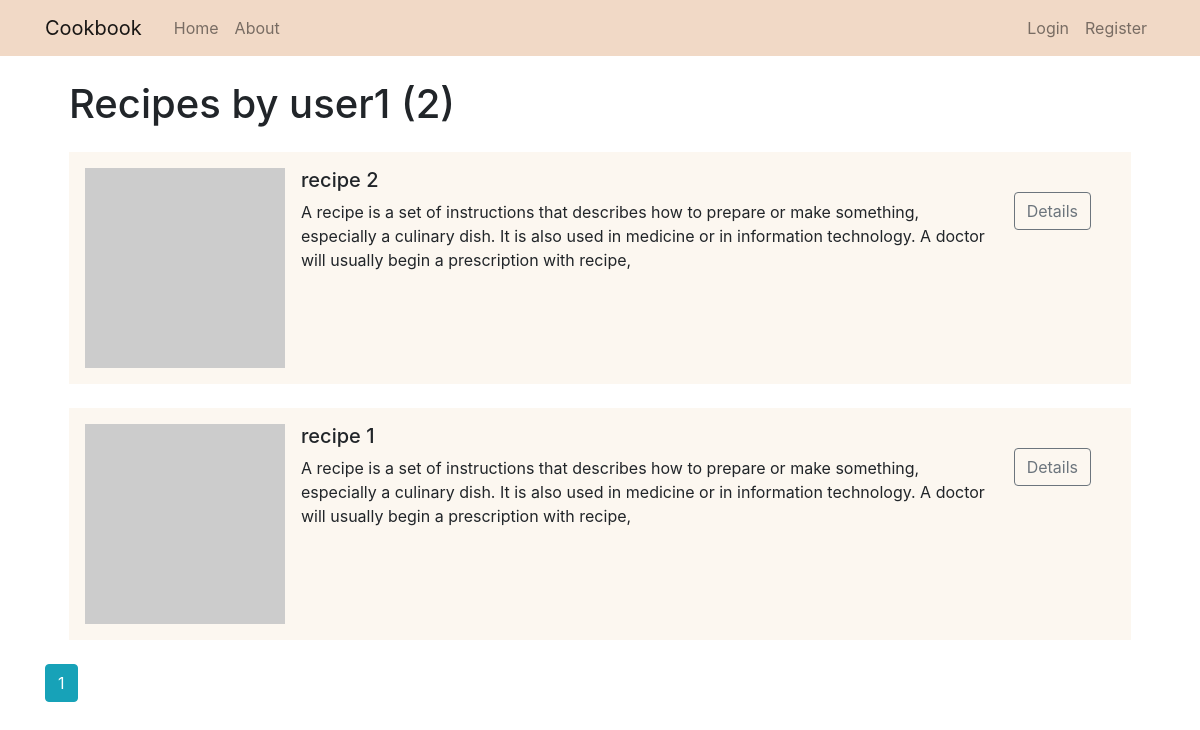
Screenshot of /user/user1 with the database file from the repository.
### cookbook/models.py (models this page shows, shortened)
class User(db.Model, UserMixin):
    id = db.Column(db.Integer, primary_key=True)
    username = db.Column(db.String(15), unique=True, nullable=False)
    email = db.Column(db.String(120), unique=True, nullable=False)
    password = db.Column(db.String(60), nullable=False)
    recipes = db.relationship('Recipe', backref='author', lazy=True)

class Recipe(db.Model):
    id = db.Column(db.Integer, primary_key=True)
    title = db.Column(db.String(100), nullable=False)
    category = db.Column(db.String(100), nullable=False, default='')
    requirement = db.Column(db.String(100), nullable=False, default='')
    ingredients = db.Column(db.Text, nullable=False, default='')
    date = db.Column(db.DateTime, nullable=False, default=datetime.utcnow)
    description = db.Column(db.Text, nullable=False, default='')
    method = db.Column(db.Text, nullable=False, default='')
    picture = db.Column(db.String(150), nullable=False, default='https://dummyimage.com/300')
    user_id = db.Column(db.Integer, db.ForeignKey('user.id'), nullable=False) # foreign key to the author of the recipe

### cookbook/routes.py (the view)
@app.route("/user/<string:username>")
def user_recipes(username):
    page = request.args.get('page', 1, type=int)
    user = User.query.filter_by(username=username).first_or_404()
    recipes = Recipe.query.filter_by(author=user)\
        .order_by(Recipe.date.desc())\
        .paginate(page=page, per_page=6)
    return render_template('user_recipes.html', recipes=recipes, user=user)

### cookbook/templates/user_recipes.html
{% extends "main.html" %}
{% block content %}
    <h1 class="m-4">Recipes by {{ user.username }} ({{ recipes.total }})</h1>
    {% for recipe in recipes.items %}
        <div class="media m-4">
                <img src="{{ recipe.picture }}" class="mr-3" alt="...">
                <div class="media-body">
                  <h5 class="mt-0">{{ recipe.title }}</h5>
                  {{ recipe.description }}
                </div>
                <a href="{{ url_for('recipe', recipe_id=recipe.id) }}" class="btn btn-outline-secondary m-4">Details</a>
            </div>
    {% endfor %}
    <div class="mt-4">
        {% for page_nbr in recipes.iter_pages(left_edge=1, right_edge=1, left_current=1, right_current=1) %}
        {% if page_nbr %}
          {% if recipes.page == page_nbr %}
            <a class="btn btn-info mb-4" href="{{ url_for('user_recipes', username=user.username, page=page_nbr) }}">{{ page_nbr }}</a>
          {% else %}
            <a class="btn btn-outline-info mb-4" href="{{ url_for('user_recipes', username=user.username, page=page_nbr) }}">{{ page_nbr }}</a>
          {% endif %}
        {% else %}
          ..
        {% endif %}
      {% endfor %}
    </div>
{% endblock content %}

### cookbook/templates/main.html (shortened to what this page needs)
<!DOCTYPE html>
<html lang="en">
<head>
    <link rel="stylesheet" href="https://stackpath.bootstrapcdn.com/bootstrap/4.3.1/css/bootstrap.min.css"
>
    <link rel="stylesheet" type="text/css" href="{{ url_for('static', filename='style.css') }}">
</head>
<body>
    <nav class="navbar navbar-expand-lg navbar-light" style="background-color: #f1d9c6;">
        <div class="container">
            <a class="navbar-brand mr-4" href="{{ url_for('home') }}">Cookbook</a>
            <div class="collapse navbar-collapse" id="navbarToggle">
                <div class="navbar-nav mr-auto">
                    <a class="nav-item nav-link" href="{{ url_for('home') }}">Home</a>
                    <a class="nav-item nav-link" href="{{ url_for('about') }}">About</a>
                </div>
                <div class="navbar-nav">
                    {% if current_user.is_authenticated %}
                        <a class="nav-item nav-link" href="{{ url_for('logout') }}">Logout</a>
                        <a class="nav-item nav-link" href="{{ url_for('new_recipe') }}">New Recipe</a>
                        <a class="nav-item nav-link" href="{{ url_for('myaccount') }}">My Account</a>
                    {% else %}
                        <a class="nav-item nav-link" href="{{ url_for('login') }}">Login</a>
                        <a class="nav-item nav-link" href="{{ url_for('register') }}">Register</a>
                    {% endif %}
                </div>
            </div>
    </nav>
    <main role="main" class="container">
        <div class="row">
            <div class="col">
                {% block content %}{% endblock %}
            </div>
        </div>
    </main>
</body>
</html>

### cookbook/static/style.css (style rules this page uses)
.media { background-color: rgb(252, 247, 240); padding: 1rem; }

### rows the page displays
User: username "user1"
Recipe: title "recipe 2", description "A recipe is a set of instructions that describes how to prepare or make something, especially a culinary dish. It is also used in medicine or in information technology. A doctor will usually begin a prescription with recipe,"
Recipe: title "recipe 1", description "A recipe is a set of instructions that describes how to prepare or make something, especially a culinary dish. It is also used in medicine or in information technology. A doctor will usually begin a prescription with recipe,"

### other values shown
{{ recipes.total }} "2"
{{ page_nbr }} "1"
